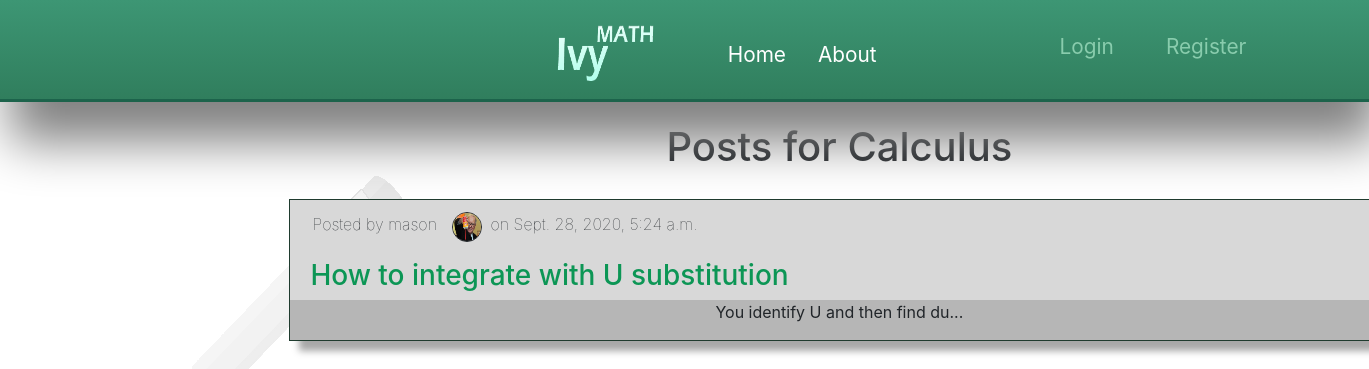
Page /calc on the committed database.
### boards/models.py (models this page shows, shortened)
class postCalc(models.Model):
    title = models.CharField(max_length=100)
    content = models.TextField()
    date_posted = models.DateTimeField(default=timezone.now)
    author = models.ForeignKey(User, on_delete=models.CASCADE)
    clip = models.FileField(upload_to='user_videos/',null=True)

### users/models.py (models this page shows, shortened)
class Profile(models.Model):
    user = models.OneToOneField(User, on_delete = models.CASCADE)
    image = models.ImageField(default='default.jpg', upload_to='profile_pics')

### boards/views.py (the view)
# urls.py: path('calc',PostListViewCalc.as_view(),name='calc'),
class PostListViewCalc(ListView):
    model = postCalc
    template_name = 'boards/calc.html'
    context_object_name = 'postsCalc'
    ordering = ['-date_posted']

### boards/templates/boards/calc.html (shortened to what this page needs)
{%extends  "boards/base.html" %}
{% block content %}
<h1>Posts for Calculus</h1>
{% for post in postsCalc %}
    <div class="postview">
        <div class="postedby-container">
            <div class="postedby">
                <div class="postedby-text"><p> Posted by {{post.author}}</p></div>
                <div class="postedby-img"><img style="width: 30px; height: 30px; border-radius: 60%; margin-bottom: 4px; border-style: solid; border-width: 1px;" src= " {{post.author.profile.image.url}}"></div>
                <div><p>on {{ post.date_posted }}</p></div>
            </div>
            <div></div>
        </div>
        <div class="title">
            <h3><a href="{% url 'post-detail-calc' post.id %}" style="text-decoration: none; color: rgb(12, 150, 85);">{{ post.title }}</a></h3>
        </div>
        <div class="postcont-container">
            <div class="postcont">
                <p>{{ post.content|truncatewords:20 }}...</p>
            </div>
        </div>
    </div>
{%endfor%}
{% endblock content %}

### boards/static/style.css (style rules this page uses)
body { background-image:url("background.png"); }
.postview { margin: 0 auto; border-style: solid; border-width: 1px; border-color: rgb(31, 59, 46); width: 1100px; display: grid; background-color: rgb(216, 216, 216); box-shadow: 10px 10px 7px rgb(168, 168, 168); }
.postcont { margin-left: 30px; margin-right: 30px; background-color: rgb(182, 182, 182); }
.postcont-container { background-color: rgb(182, 182, 182); }
.title { line-height: 60%; text-align: left; text-indent: 20px; color: rgb(16, 128, 81); }
.postedby-container { display: grid; grid-template-columns: 60% 40%; margin-top: 5px; }
.postedby { margin-left: 0px; display: grid; grid-template-columns: 24% 2% 40%; font-weight: 2.5; padding: 7px; }
.postedby-text { width: 100%; }
.postedby-img { width: 100%; }

### rows in the picture
postCalc: author "mason", author.profile.image (picture), date_posted "Sept. 28, 2020, 5:24 a.m.", title "How to integrate with U substitution", content "You identify U and then find du"
